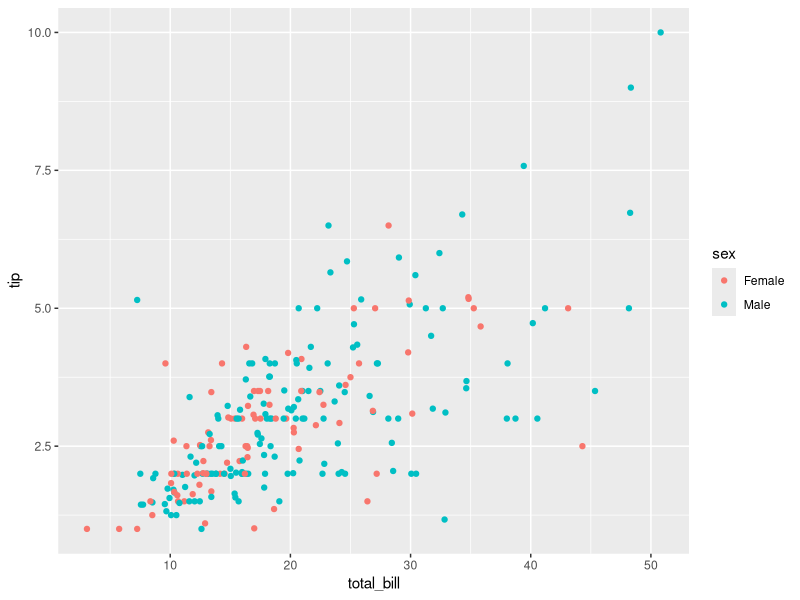
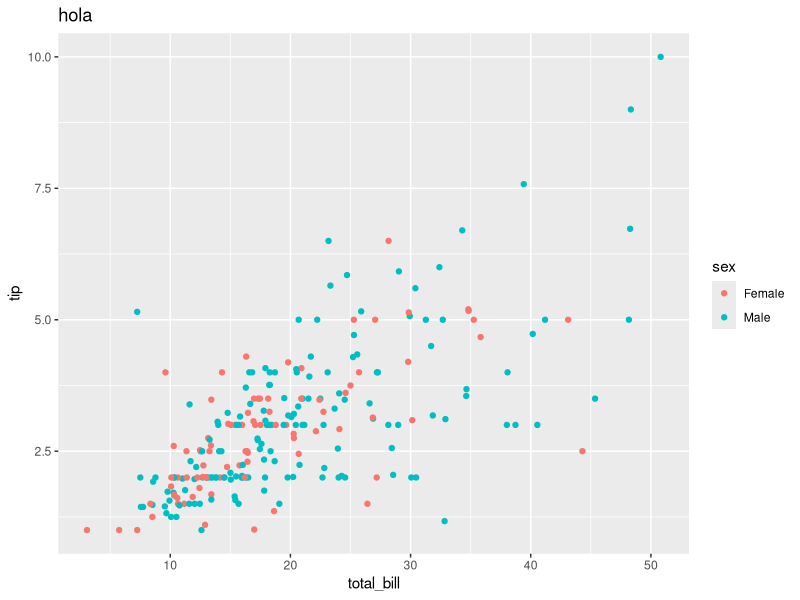

Source code (R) for these figures, in order:
################## RStudio con Git ####################

# Para crear una carpeta en donde se empiece a versionar el c?digo, vamos a trabajar en proyectos:
# >>> Ya no tengo archivos solos en donde los guardo en un lugar y los voy eligiendo, sino que creo un proyecto desde 0 en R
# Sino que crea una carpeta nueva en el lugar donde decida y todos los archivos que vaya generando se van a guardar en esa carpeta.
# Evito hacer los stwd()

# File >  New Proyect > New Directory > New Proyect > Directory name & El subdirectorio
# & Si quiero generar un git repository: git init, iniciaci?n de proyecto para ir controlando versiones (si)

# Abre de nuevo R, porque ahora todo lo que genere lo va a guardar ahí.

# Abajo en files:
# Git ignore: todo lo que quiero ignorar. Archivo de texto con extensiones que no quiero guardar.
# toco y veo que está bien, son cosas que no tiene sentido versionar:
# .Rproj.user > Donde guarda datos del proyecto
# .Rhistory > Todo lo que se va ejecutando en consola se va guardando en un archivo R
# .RData > Todo lo que está en el global enviroment, que se va guardando
# .Ruserdata > Donde guarda datos del usuario
# le agrego .jpg, .png

# Abro nuevo script y llamo a los paquetes: 
library(ggplot2)
library(tidyverse)
library(reshape2)

# >>> Voy a guardar el proyecto (discket) > En la misma carpeta que cree
# Notar que abajo me está apareciendo en listado todo lo que tiene esa carpeta.
# En el enviroment antes solo tenía Enviroment, history, Connections.
# Notar solapa nueva git en el enviroment, porque yo se lo indiqué al crear el proyecto.

# Enviroment > Solapa git :
# Selecciono cajitas( todas ) para que vayan a la zona de staged
# Todavia no commit, están como en una zona previa.
# Clickeo 'Commit'
# Se abre ventana:


# Aparece que tengo 5 lineas de código.
# Puedo seleccionar que quiero tildar para commitear. En este caso todo.
# Además dejo el mensaje del commit.
# > Hago commit y close

# Si apreto botón de historia me muestra:
#     Que fue lo que se hizo
#     Quien lo hizo
#     Cuando lo hizo
#     el ID > Identifica cada cambio que se fue haciendo.

# Cierro y sigo codeando

df = tips
ggplot(df, aes(x= total_bill, y=tip, color=sex))+
  geom_point()

# Voy a guardar esa imagen > Export (arriba de imagen) > save as image > Que lo guarde en la misma carpeta (directorio en donde vengo trabajando)

# Si vuelvo a guardar mi git (solapa git), me aparece para guardarlo. 
# >>> ¿Por qué aparece disponible para guardarlo?
# >>> Porque cuando hice el git.ignore, le dije que no versione ni jpg ni pdf, entonces png lo va a versionar
# Se puede hacer, no es recomendable versionar png.

# Hago un commit (Exactamente el mismo proceso)
# Voy a historia y veo que se me generó otro hito

# Cierro y sigo modificando código:

df = tips
ggplot(df, aes(x= total_bill, y=tip, color=sex))+
  geom_point() +
  labs(title = 'hola')

# Guardo script (discket)

# Notar que Cuando lo guardo, en la solapa git aparece el nombre del script con status = M
# Este archivo ya estaba guardado pero lo modifiqué, entonces lo tengo que pasar de nuevo a staged
# Y lo commiteo 
# De nuevo, voy a la historia y me paro sobre los cambios 

# Sigo con otro cambio:
df$tip_pes=df$tip*5
# Guardo script y lo commiteo (idem que anterior)


## Voy a viajar en el tiempo. La cotizacion estaba mal
#  Abajo de solapa git > engranage > Shell > Aparece consola
# Escribo : git checkout 
# Seguido de codigo id de hito (SHA): 4868bbd8
# Seguido de nombre de archivo: Script_git_clase.R
## Cuando lo ejecuto, notar que en la consola se me desaparece lo que había escrito,
## Es como volver el tiempo atrás y cambie el codigo.



## Como hacer push desde Rstudio a mi carpeta de Git.
## Una vez que tengo repositorio remoto, desde Rstudio sincronizar el proyecto y decirle que
##los push que haga, los haga sobre ese repositorio.
# Copio la url de mi repo/proyecto en github
# Abro shell, escribo : git remote add origen (+ el link) > enter > Ahi quedaron sincronizadas.

# La primera vez que se haga, va a pedir el usuario y la clave
# Una vez que ya queden sincronizadas, ya sabe que ese proyecto va a hacer push sobre esa carpeta.

# Ahora hace en shell: git push origin master -f
# Pide el usuario,
# Voy a mi repo en github
# Notar que pisa todo lo que había en la carpeta (el readme debería bajarlo en mi carpeta entonces )

